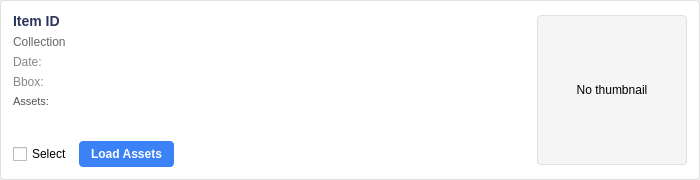
<?xml version="1.0" encoding="UTF-8"?>
<ui version="4.0">
 <class>ResultItemCard</class>
 <widget class="QWidget" name="ResultItemCard">
  <property name="geometry">
   <rect>
    <x>0</x>
    <y>0</y>
    <width>700</width>
    <height>180</height>
   </rect>
  </property>
  <property name="sizePolicy">
   <sizepolicy hsizetype="Expanding" vsizetype="Fixed">
    <horstretch>0</horstretch>
    <verstretch>0</verstretch>
   </sizepolicy>
  </property>
  <property name="minimumSize">
   <size>
    <width>400</width>
    <height>180</height>
   </size>
  </property>
  <property name="maximumSize">
   <size>
    <width>16777215</width>
    <height>180</height>
   </size>
  </property>
  <property name="windowTitle">
   <string>Form</string>
  </property>
  <layout class="QVBoxLayout" name="verticalLayout_main">
   <property name="leftMargin">
    <number>0</number>
   </property>
   <property name="topMargin">
    <number>0</number>
   </property>
   <property name="rightMargin">
    <number>0</number>
   </property>
   <property name="bottomMargin">
    <number>0</number>
   </property>
   <item>
    <widget class="QFrame" name="card_frame">
     <property name="sizePolicy">
      <sizepolicy hsizetype="Expanding" vsizetype="Expanding">
       <horstretch>0</horstretch>
       <verstretch>0</verstretch>
      </sizepolicy>
     </property>
     <property name="styleSheet">
      <string notr="true">QFrame#card_frame {
    background-color: #ffffff;
    border: 1px solid #e0e0e0;
    border-radius: 4px;
}
QFrame#card_frame:hover {
    border-color: #BCCEEB;
    background-color: #f8fafc;
}</string>
     </property>
     <property name="frameShape">
      <enum>QFrame::StyledPanel</enum>
     </property>
     <property name="frameShadow">
      <enum>QFrame::Plain</enum>
     </property>
     <layout class="QHBoxLayout" name="horizontalLayout_main">
      <property name="spacing">
       <number>15</number>
      </property>
      <property name="leftMargin">
       <number>12</number>
      </property>
      <property name="topMargin">
       <number>12</number>
      </property>
      <property name="rightMargin">
       <number>12</number>
      </property>
      <property name="bottomMargin">
       <number>12</number>
      </property>
      <item>
       <layout class="QVBoxLayout" name="info_layout">
        <property name="spacing">
         <number>6</number>
        </property>
        <item>
         <widget class="QLabel" name="item_id_label">
          <property name="sizePolicy">
           <sizepolicy hsizetype="Preferred" vsizetype="Preferred">
            <horstretch>0</horstretch>
            <verstretch>0</verstretch>
           </sizepolicy>
          </property>
          <property name="styleSheet">
           <string notr="true">font-size: 14px; font-weight: 600; color: #2A3559;</string>
          </property>
          <property name="text">
           <string>Item ID</string>
          </property>
          <property name="wordWrap">
           <bool>true</bool>
          </property>
          <property name="textInteractionFlags">
           <set>Qt::LinksAccessibleByMouse|Qt::TextSelectableByMouse</set>
          </property>
         </widget>
        </item>
        <item>
         <widget class="QLabel" name="collection_label">
          <property name="sizePolicy">
           <sizepolicy hsizetype="Preferred" vsizetype="Preferred">
            <horstretch>0</horstretch>
            <verstretch>0</verstretch>
           </sizepolicy>
          </property>
          <property name="styleSheet">
           <string notr="true">font-size: 12px; font-weight: 400; color: #666666;</string>
          </property>
          <property name="text">
           <string>Collection</string>
          </property>
          <property name="wordWrap">
           <bool>true</bool>
          </property>
          <property name="textInteractionFlags">
           <set>Qt::LinksAccessibleByMouse|Qt::TextSelectableByMouse</set>
          </property>
         </widget>
        </item>
        <item>
         <layout class="QHBoxLayout" name="date_layout">
          <item>
           <widget class="QLabel" name="date_label_prefix">
            <property name="styleSheet">
             <string notr="true">font-size: 12px; color: #888888;</string>
            </property>
            <property name="text">
             <string>Date:</string>
            </property>
           </widget>
          </item>
          <item>
           <widget class="QLabel" name="date_label">
            <property name="sizePolicy">
             <sizepolicy hsizetype="Expanding" vsizetype="Preferred">
              <horstretch>0</horstretch>
              <verstretch>0</verstretch>
             </sizepolicy>
            </property>
            <property name="styleSheet">
             <string notr="true">font-size: 12px; color: #333333;</string>
            </property>
            <property name="text">
             <string/>
            </property>
            <property name="textInteractionFlags">
             <set>Qt::LinksAccessibleByMouse|Qt::TextSelectableByMouse</set>
            </property>
           </widget>
          </item>
         </layout>
        </item>
        <item>
         <layout class="QHBoxLayout" name="bbox_layout">
          <item>
           <widget class="QLabel" name="bbox_label_prefix">
            <property name="styleSheet">
             <string notr="true">font-size: 12px; color: #888888;</string>
            </property>
            <property name="text">
             <string>Bbox:</string>
            </property>
           </widget>
          </item>
          <item>
           <widget class="QLabel" name="bbox_label">
            <property name="sizePolicy">
             <sizepolicy hsizetype="Expanding" vsizetype="Preferred">
              <horstretch>0</horstretch>
              <verstretch>0</verstretch>
             </sizepolicy>
            </property>
            <property name="styleSheet">
             <string notr="true">font-size: 12px; color: #333333;</string>
            </property>
            <property name="text">
             <string/>
            </property>
            <property name="textInteractionFlags">
             <set>Qt::LinksAccessibleByMouse|Qt::TextSelectableByMouse</set>
            </property>
           </widget>
          </item>
         </layout>
        </item>
        <item>
         <widget class="QLabel" name="assets_label">
          <property name="sizePolicy">
           <sizepolicy hsizetype="Expanding" vsizetype="Preferred">
            <horstretch>0</horstretch>
            <verstretch>0</verstretch>
           </sizepolicy>
          </property>
          <property name="styleSheet">
           <string notr="true">font-size: 11px; color: #555555;</string>
          </property>
          <property name="text">
           <string>Assets: </string>
          </property>
          <property name="wordWrap">
           <bool>true</bool>
          </property>
          <property name="textInteractionFlags">
           <set>Qt::LinksAccessibleByMouse|Qt::TextSelectableByMouse</set>
          </property>
         </widget>
        </item>
        <item>
         <spacer name="verticalSpacer">
          <property name="orientation">
           <enum>Qt::Vertical</enum>
          </property>
          <property name="sizeHint" stdset="0">
           <size>
            <width>20</width>
            <height>10</height>
           </size>
          </property>
         </spacer>
        </item>
        <item>
         <layout class="QHBoxLayout" name="action_layout">
          <item>
           <widget class="QCheckBox" name="footprint_checkbox">
            <property name="styleSheet">
             <string notr="true">font-size: 12px;</string>
            </property>
            <property name="text">
             <string>Select</string>
            </property>
            <property name="toolTip">
             <string>Select this item to add its footprint to the map</string>
            </property>
           </widget>
          </item>
          <item>
           <widget class="QPushButton" name="load_assets_btn">
            <property name="styleSheet">
             <string notr="true">QPushButton {
    background-color: #3B82F6;
    color: white;
    border: none;
    border-radius: 4px;
    padding: 6px 12px;
    font-size: 12px;
    font-weight: 500;
}
QPushButton:hover {
    background-color: #2563EB;
}
QPushButton:pressed {
    background-color: #1D4ED8;
}</string>
            </property>
            <property name="text">
             <string>Load Assets</string>
            </property>
           </widget>
          </item>
          <item>
           <spacer name="horizontalSpacer">
            <property name="orientation">
             <enum>Qt::Horizontal</enum>
            </property>
            <property name="sizeHint" stdset="0">
             <size>
              <width>40</width>
              <height>20</height>
             </size>
            </property>
           </spacer>
          </item>
         </layout>
        </item>
       </layout>
      </item>
      <item>
       <widget class="QLabel" name="thumbnail_label">
        <property name="sizePolicy">
         <sizepolicy hsizetype="Fixed" vsizetype="Fixed">
          <horstretch>0</horstretch>
          <verstretch>0</verstretch>
         </sizepolicy>
        </property>
        <property name="minimumSize">
         <size>
          <width>150</width>
          <height>150</height>
         </size>
        </property>
        <property name="maximumSize">
         <size>
          <width>150</width>
          <height>150</height>
         </size>
        </property>
        <property name="styleSheet">
         <string notr="true">background-color: #f5f5f5; border: 1px solid #e0e0e0; border-radius: 4px;</string>
        </property>
        <property name="text">
         <string>No thumbnail</string>
        </property>
        <property name="alignment">
         <set>Qt::AlignCenter</set>
        </property>
       </widget>
      </item>
     </layout>
    </widget>
   </item>
  </layout>
 </widget>
 <resources/>
 <connections/>
</ui>
